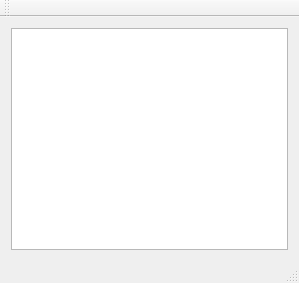
<?xml version="1.0" encoding="UTF-8"?>
<ui version="4.0">
 <class>MainWindow</class>
 <widget class="QMainWindow" name="MainWindow">
  <property name="geometry">
   <rect>
    <x>0</x>
    <y>0</y>
    <width>299</width>
    <height>283</height>
   </rect>
  </property>
  <property name="windowTitle">
   <string>MainWindow</string>
  </property>
  <widget class="QWidget" name="centralWidget">
   <layout class="QVBoxLayout" name="verticalLayout">
    <item>
     <widget class="QTextEdit" name="textEdit"/>
    </item>
   </layout>
  </widget>
  <widget class="QMenuBar" name="menuBar">
   <property name="geometry">
    <rect>
     <x>0</x>
     <y>0</y>
     <width>299</width>
     <height>23</height>
    </rect>
   </property>
  </widget>
  <widget class="QToolBar" name="mainToolBar">
   <attribute name="toolBarArea">
    <enum>TopToolBarArea</enum>
   </attribute>
   <attribute name="toolBarBreak">
    <bool>false</bool>
   </attribute>
  </widget>
  <widget class="QStatusBar" name="statusBar"/>
 </widget>
 <layoutdefault spacing="6" margin="11"/>
 <resources/>
 <connections/>
</ui>
